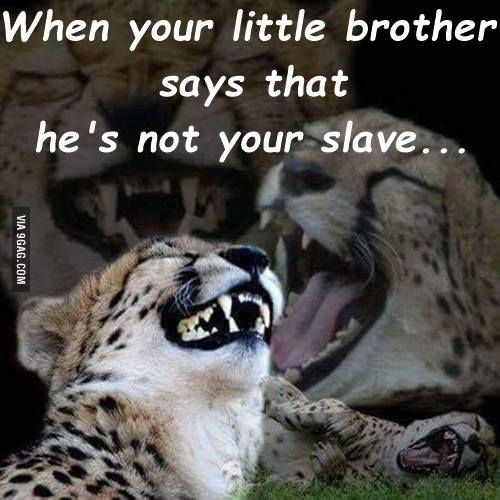
%> input picture 123.jpg, 500 x 500 px
$ octave --eval "result = I2MIC(imread('123.jpg'));"   (GNU Octave 9; MATLAB toolbox functions it lacks are replaced by stand-ins)
%> lines starting %> are read from the running program, lines starting %| are printed output that depends on the picture; in (x1, y1, x2, y2) boxes, pixels count from 0 and x2, y2 are one past the last pixel; in counts of white or black regions, pixels touching at a corner belong together; the program's own positions count from 1
function [ MI ] = I2MIC( I )
%I2MIC= Input 2 Maniputable Image Converter
%MI=Maniputable Image
%I =Input Image
BW = im2bw(I, 0.5);
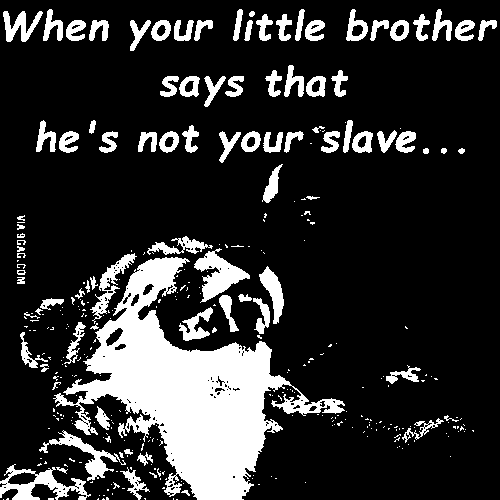
%> BW: size 500x500 logical; 18.3% white; 336 white regions (244 under 20 px), largest, box (x1, y1, x2, y2) and area: (53, 257, 345, 500) 24362, (194, 248, 250, 303) 1301, (0, 464, 91, 500) 1241
BW3 = bwmorph(BW,'remove',Inf);
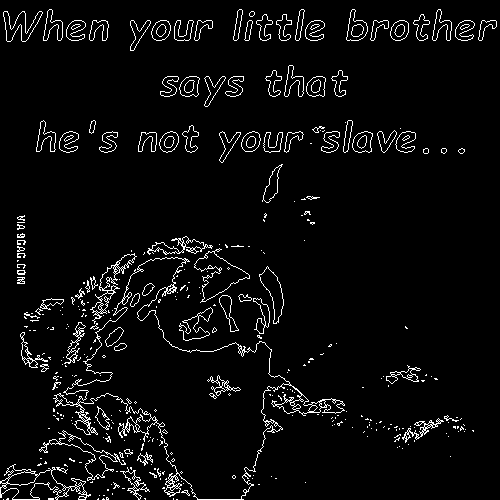
%> BW3: size 500x500 logical; 4.6% white in thin lines or dots
MI=imresize(BW3,1);


end
